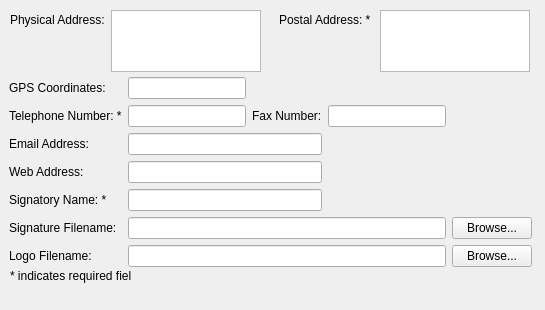
<?xml version="1.0" encoding="UTF-8"?>
<ui version="4.0">
 <class>wizardPage4</class>
 <widget class="QWizardPage" name="wizardPage4">
  <property name="geometry">
   <rect>
    <x>0</x>
    <y>0</y>
    <width>545</width>
    <height>310</height>
   </rect>
  </property>
  <property name="windowTitle">
   <string>WizardPage</string>
  </property>
  <property name="title">
   <string>Company Details</string>
  </property>
  <property name="subTitle">
   <string>Fill in the details of your company. You will be able to change these settings later by selecting &quot;Configuration Wizard...&quot; in the Edit menu.</string>
  </property>
  <attribute name="pageId">
   <string notr="true">4</string>
  </attribute>
  <widget class="QLabel" name="coPostalAddressLabel">
   <property name="geometry">
    <rect>
     <x>279</x>
     <y>10</y>
     <width>95</width>
     <height>20</height>
    </rect>
   </property>
   <property name="text">
    <string>Postal Address: *</string>
   </property>
  </widget>
  <widget class="QPlainTextEdit" name="coPostalAddressPlainTextEdit">
   <property name="geometry">
    <rect>
     <x>380</x>
     <y>10</y>
     <width>150</width>
     <height>62</height>
    </rect>
   </property>
   <property name="sizePolicy">
    <sizepolicy hsizetype="Fixed" vsizetype="Fixed">
     <horstretch>0</horstretch>
     <verstretch>0</verstretch>
    </sizepolicy>
   </property>
   <property name="toolTip">
    <string>Enter the company postal address</string>
   </property>
  </widget>
  <widget class="QPlainTextEdit" name="coPhysicalAddressPlainTextEdit">
   <property name="geometry">
    <rect>
     <x>111</x>
     <y>10</y>
     <width>150</width>
     <height>62</height>
    </rect>
   </property>
   <property name="sizePolicy">
    <sizepolicy hsizetype="Fixed" vsizetype="Fixed">
     <horstretch>0</horstretch>
     <verstretch>0</verstretch>
    </sizepolicy>
   </property>
   <property name="toolTip">
    <string>Enter the company physical address</string>
   </property>
  </widget>
  <widget class="QWidget" name="layoutWidget_2">
   <property name="geometry">
    <rect>
     <x>9</x>
     <y>77</y>
     <width>523</width>
     <height>191</height>
    </rect>
   </property>
   <layout class="QGridLayout" name="gridLayout_4">
    <item row="0" column="0">
     <widget class="QLabel" name="coGpsCoordsLabel">
      <property name="text">
       <string>GPS Coordinates:</string>
      </property>
     </widget>
    </item>
    <item row="0" column="1">
     <widget class="QLineEdit" name="coGpsCoordsLineEdit">
      <property name="toolTip">
       <string>Enter the company's GPS coordinates</string>
      </property>
     </widget>
    </item>
    <item row="1" column="0">
     <widget class="QLabel" name="coTelephoneLabel">
      <property name="text">
       <string>Telephone Number: *</string>
      </property>
     </widget>
    </item>
    <item row="1" column="1">
     <widget class="QLineEdit" name="coTelephoneLineEdit">
      <property name="toolTip">
       <string>Enter the company's telephone number</string>
      </property>
     </widget>
    </item>
    <item row="1" column="2">
     <widget class="QLabel" name="coFaxLabel">
      <property name="text">
       <string>Fax Number:</string>
      </property>
     </widget>
    </item>
    <item row="1" column="3">
     <widget class="QLineEdit" name="coFaxLineEdit">
      <property name="toolTip">
       <string>Enter the company's fax number</string>
      </property>
     </widget>
    </item>
    <item row="2" column="0">
     <widget class="QLabel" name="coEmailLabel">
      <property name="text">
       <string>Email Address:</string>
      </property>
     </widget>
    </item>
    <item row="2" column="1" colspan="2">
     <widget class="QLineEdit" name="coEmailLineEdit">
      <property name="toolTip">
       <string>Enter the company's email address</string>
      </property>
     </widget>
    </item>
    <item row="3" column="0">
     <widget class="QLabel" name="coWebLabel">
      <property name="text">
       <string>Web Address:</string>
      </property>
     </widget>
    </item>
    <item row="3" column="1" colspan="2">
     <widget class="QLineEdit" name="coWebLineEdit">
      <property name="toolTip">
       <string>Enter the company's web address</string>
      </property>
     </widget>
    </item>
    <item row="4" column="0">
     <widget class="QLabel" name="coSignatoryLabel">
      <property name="text">
       <string>Signatory Name: *</string>
      </property>
     </widget>
    </item>
    <item row="5" column="0">
     <widget class="QLabel" name="coSignatureFileLabel">
      <property name="text">
       <string>Signature Filename:</string>
      </property>
     </widget>
    </item>
    <item row="5" column="1" colspan="3">
     <widget class="QLineEdit" name="coSignatureFileLineEdit">
      <property name="toolTip">
       <string>Enter or browse for the signature image file that should appear on the PDF of the purchase order.</string>
      </property>
     </widget>
    </item>
    <item row="5" column="4">
     <widget class="QPushButton" name="coSignatureFilePushButton">
      <property name="text">
       <string>Browse...</string>
      </property>
     </widget>
    </item>
    <item row="6" column="0">
     <widget class="QLabel" name="coLogoFileLabel">
      <property name="text">
       <string>Logo Filename:</string>
      </property>
     </widget>
    </item>
    <item row="6" column="1" colspan="3">
     <widget class="QLineEdit" name="coLogoFileLineEdit">
      <property name="toolTip">
       <string>Enter or browse for the company logo image file that should appear on the letterhead of the PDF of the purchase order.</string>
      </property>
     </widget>
    </item>
    <item row="6" column="4">
     <widget class="QPushButton" name="coLogoFilePushButton">
      <property name="text">
       <string>Browse...</string>
      </property>
     </widget>
    </item>
    <item row="4" column="1" colspan="2">
     <widget class="QLineEdit" name="coSignatoryLineEdit">
      <property name="toolTip">
       <string>Enter the name of the person that signs the purchase orders</string>
      </property>
     </widget>
    </item>
   </layout>
  </widget>
  <widget class="QLabel" name="coPhysicalAddressLabel">
   <property name="geometry">
    <rect>
     <x>10</x>
     <y>10</y>
     <width>95</width>
     <height>20</height>
    </rect>
   </property>
   <property name="text">
    <string>Physical Address: *</string>
   </property>
  </widget>
  <widget class="QLabel" name="label">
   <property name="geometry">
    <rect>
     <x>10</x>
     <y>268</y>
     <width>121</width>
     <height>16</height>
    </rect>
   </property>
   <property name="text">
    <string>* indicates required fields</string>
   </property>
  </widget>
 </widget>
 <resources/>
 <connections/>
</ui>
